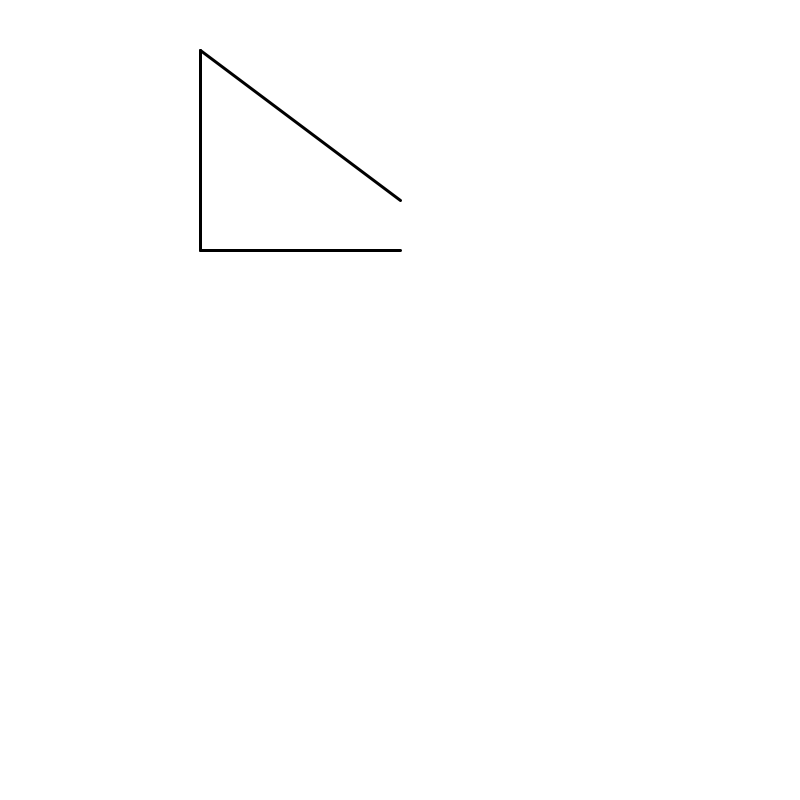
Frame 1 (no input)
Frame 60 (the mouse pressed at the canvas centre just before this capture): identical to frame 1, image omitted
Frame 120 (the mouse held since frame 60 and released just before this capture): identical to frame 1, image omitted

The Processing sketch that drew this single still picture (run headless with seeded random() and noise(); from frame 60 on, the mouse is pressed at the canvas centre):

// Processing sketch: H09_8
// ── H09_8.pde
void setup() {
  size(800, 800);
}

void draw() {
  background(255, 255, 255);
  stroke(0, 0, 0);
  strokeWeight(3);
  driehoek(200, 50, 200, 200);
}

void driehoek( int x, int y, int w, int h) {
  stroke(0,0,0);
  line(x, y, x+w, h);
  line(x, y+h, x+w, y+h);
  line(x, y, x, y+h);
}
